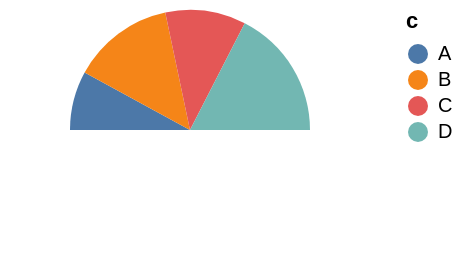

Source (Vega-Lite JSON):
### Vega-Lite specification from a JSON file in a GitHub repository (floating-point values rounded to 4 significant figures)
{"width": 180, "height": 120, "data": {"values": [{"c": "A", "v": 30, "lo": 10, "hi": 45, "g": "x", "o": 28, "cl": 34, "h": 40, "l": 8}, {"c": "B", "v": 52, "lo": 25, "hi": 60, "g": "x", "o": 34, "cl": 48, "h": 55, "l": 30}, {"c": "C", "v": 41, "lo": 18, "hi": 55, "g": "y", "o": 48, "cl": 40, "h": 50, "l": 36}, {"c": "D", "v": 66, "lo": 40, "hi": 80, "g": "y", "o": 40, "cl": 63, "h": 70, "l": 38}]}, "mark": "arc", "encoding": {"theta": {"field": "v", "type": "quantitative", "scale": {"range": [-1.571, 1.571]}}, "color": {"field": "c", "type": "nominal", "sort": null}}}
